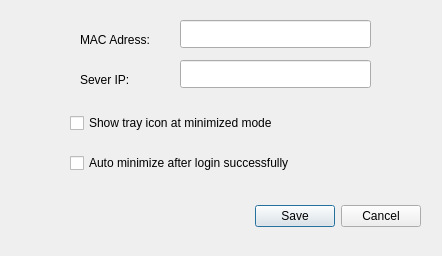
<?xml version="1.0" encoding="UTF-8"?>
<ui version="4.0">
 <class>SettingDialog</class>
 <widget class="QDialog" name="SettingDialog">
  <property name="geometry">
   <rect>
    <x>0</x>
    <y>0</y>
    <width>442</width>
    <height>256</height>
   </rect>
  </property>
  <property name="minimumSize">
   <size>
    <width>442</width>
    <height>256</height>
   </size>
  </property>
  <property name="maximumSize">
   <size>
    <width>442</width>
    <height>256</height>
   </size>
  </property>
  <property name="windowTitle">
   <string>Settings</string>
  </property>
  <widget class="QDialogButtonBox" name="buttonBox">
   <property name="geometry">
    <rect>
     <x>80</x>
     <y>200</y>
     <width>341</width>
     <height>32</height>
    </rect>
   </property>
   <property name="focusPolicy">
    <enum>Qt::NoFocus</enum>
   </property>
   <property name="contextMenuPolicy">
    <enum>Qt::DefaultContextMenu</enum>
   </property>
   <property name="layoutDirection">
    <enum>Qt::LeftToRight</enum>
   </property>
   <property name="orientation">
    <enum>Qt::Horizontal</enum>
   </property>
   <property name="standardButtons">
    <set>QDialogButtonBox::Cancel|QDialogButtonBox::Save</set>
   </property>
   <property name="centerButtons">
    <bool>false</bool>
   </property>
  </widget>
  <widget class="QLabel" name="label">
   <property name="geometry">
    <rect>
     <x>80</x>
     <y>30</y>
     <width>91</width>
     <height>20</height>
    </rect>
   </property>
   <property name="text">
    <string>MAC Adress:</string>
   </property>
  </widget>
  <widget class="QLabel" name="label_2">
   <property name="geometry">
    <rect>
     <x>80</x>
     <y>70</y>
     <width>63</width>
     <height>20</height>
    </rect>
   </property>
   <property name="text">
    <string>Sever IP:</string>
   </property>
  </widget>
  <widget class="QCheckBox" name="showTrayCheckBox">
   <property name="geometry">
    <rect>
     <x>70</x>
     <y>110</y>
     <width>361</width>
     <height>26</height>
    </rect>
   </property>
   <property name="focusPolicy">
    <enum>Qt::NoFocus</enum>
   </property>
   <property name="text">
    <string>Show tray icon at minimized mode</string>
   </property>
  </widget>
  <widget class="QCheckBox" name="autoMinCheckBox">
   <property name="geometry">
    <rect>
     <x>70</x>
     <y>150</y>
     <width>361</width>
     <height>26</height>
    </rect>
   </property>
   <property name="focusPolicy">
    <enum>Qt::NoFocus</enum>
   </property>
   <property name="text">
    <string>Auto minimize after login successfully</string>
   </property>
  </widget>
  <widget class="QLineEdit" name="macEdit">
   <property name="geometry">
    <rect>
     <x>180</x>
     <y>20</y>
     <width>191</width>
     <height>28</height>
    </rect>
   </property>
  </widget>
  <widget class="QLineEdit" name="serverEdit">
   <property name="geometry">
    <rect>
     <x>180</x>
     <y>60</y>
     <width>191</width>
     <height>28</height>
    </rect>
   </property>
  </widget>
 </widget>
 <resources/>
 <connections>
  <connection>
   <sender>buttonBox</sender>
   <signal>accepted()</signal>
   <receiver>SettingDialog</receiver>
   <slot>accept()</slot>
   <hints>
    <hint type="sourcelabel">
     <x>248</x>
     <y>254</y>
    </hint>
    <hint type="destinationlabel">
     <x>157</x>
     <y>274</y>
    </hint>
   </hints>
  </connection>
  <connection>
   <sender>buttonBox</sender>
   <signal>rejected()</signal>
   <receiver>SettingDialog</receiver>
   <slot>reject()</slot>
   <hints>
    <hint type="sourcelabel">
     <x>316</x>
     <y>260</y>
    </hint>
    <hint type="destinationlabel">
     <x>286</x>
     <y>274</y>
    </hint>
   </hints>
  </connection>
 </connections>
</ui>
